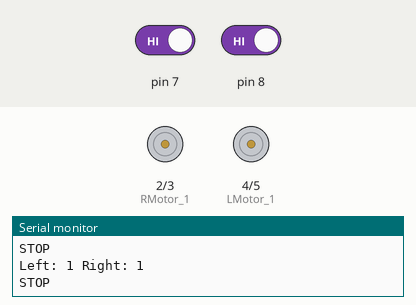
Recording of a sketch running on a simulated Arduino Uno, built with avr-gcc and run on an emulated ATmega328P. Parts: motor-driver pin pairs drawn as motors (green arrow = first pin HIGH = forward, orange = second pin HIGH = backward, longer = more drive, scaled by the enable pin), the last lines printed to the serial monitor. Inputs (shaded band) come from the test bench; at power-on: pin 7 HIGH, pin 8 HIGH.

Above: at 1.2 s.
1.3 s: pin 7 driven LOW
At 2.5 s:
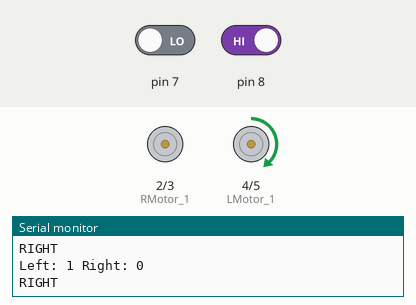
2.8 s: pin 8 driven LOW
At 3.8 s:
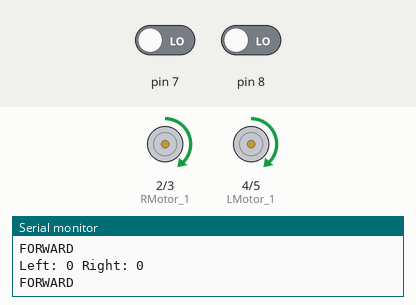
4.3 s: pin 7 driven HIGH
At 5.2 s:
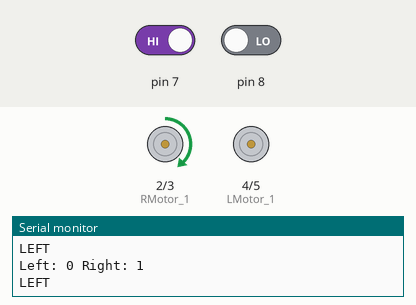
5.8 s: pin 8 driven HIGH
At 6.5 s:
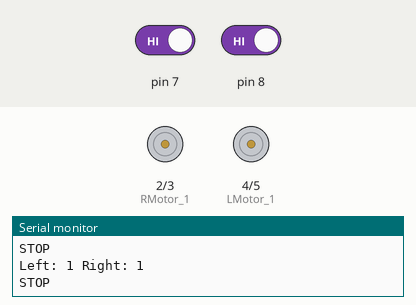
Timing chart, 0 to 8.3 s (numbered marks = the images above; inputs shaded):
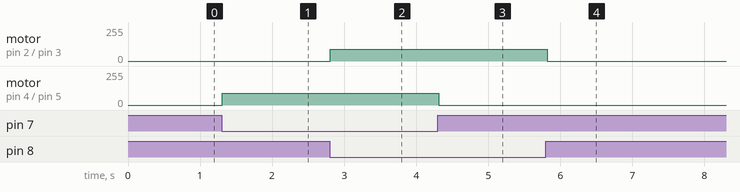

Measured:
- after the input at 1.3 s, motor on pin 4 (LMotor_1) / pin 5 (LMotor_2): stopped → forward 90/255 at once
- after the input at 2.8 s, motor on pin 2 (RMotor_1) / pin 3 (RMotor_2): stopped → forward 90/255 at once
- after the input at 4.3 s, motor on pin 4 (LMotor_1) / pin 5 (LMotor_2): forward 90/255 → stopped at once
- after the input at 5.8 s, motor on pin 2 (RMotor_1) / pin 3 (RMotor_2): forward 90/255 → stopped at once

The sketch:

ldrlight_may27a.ino
```cpp
int RMotor_1 = 2;//2
int RMotor_2 = 3;//3

int LMotor_1 = 4;//4
int LMotor_2 = 5;//5

int REnable = 10;//10
int LEnable = 11;//11

int motor_speed = 90;//adjust the speed upto max 260  min 60

void setup() {

  Serial.begin(9600);

  pinMode(RMotor_1, OUTPUT);
  pinMode(RMotor_2, OUTPUT);

  pinMode(LMotor_1, OUTPUT);
  pinMode(LMotor_2, OUTPUT);

  pinMode(REnable, OUTPUT);
  pinMode(LEnable, OUTPUT);

  pinMode(7, INPUT);//7
  pinMode(8, INPUT);//8

  analogWrite(REnable, motor_speed);
  analogWrite(LEnable, motor_speed);

  Serial.println("Robot Started");
}

void loop() {

  int ldrright = digitalRead(7);
  int ldrleft  = digitalRead(8);

  Serial.print("Left: ");
  Serial.print(ldrleft);

  Serial.print(" Right: ");
  Serial.println(ldrright);

  if (ldrright == 0 && ldrleft == 0) {

    Serial.println("FORWARD");
    move_forward();
  }

  else if (ldrright == 0 && ldrleft == 1) {

    Serial.println("RIGHT");
    turn_right();
  }

  else if (ldrright == 1 && ldrleft == 0) {

    Serial.println("LEFT");
    turn_left();
  }

  else {

    Serial.println("STOP");
    move_stop();
  }

  delay(100);
}

void move_forward() {

  digitalWrite(RMotor_1, HIGH);
  digitalWrite(RMotor_2, LOW);

  digitalWrite(LMotor_1, HIGH);
  digitalWrite(LMotor_2, LOW);
}

void turn_right() {

  digitalWrite(RMotor_1, LOW);
  digitalWrite(RMotor_2, LOW);

  digitalWrite(LMotor_1, HIGH);
  digitalWrite(LMotor_2, LOW);
}

void turn_left() {

  digitalWrite(RMotor_1, HIGH);
  digitalWrite(RMotor_2, LOW);

  digitalWrite(LMotor_1, LOW);
  digitalWrite(LMotor_2, LOW);
}

void move_stop() {

  digitalWrite(RMotor_1, LOW);
  digitalWrite(RMotor_2, LOW);

  digitalWrite(LMotor_1, LOW);
  digitalWrite(LMotor_2, LOW);
}
```
